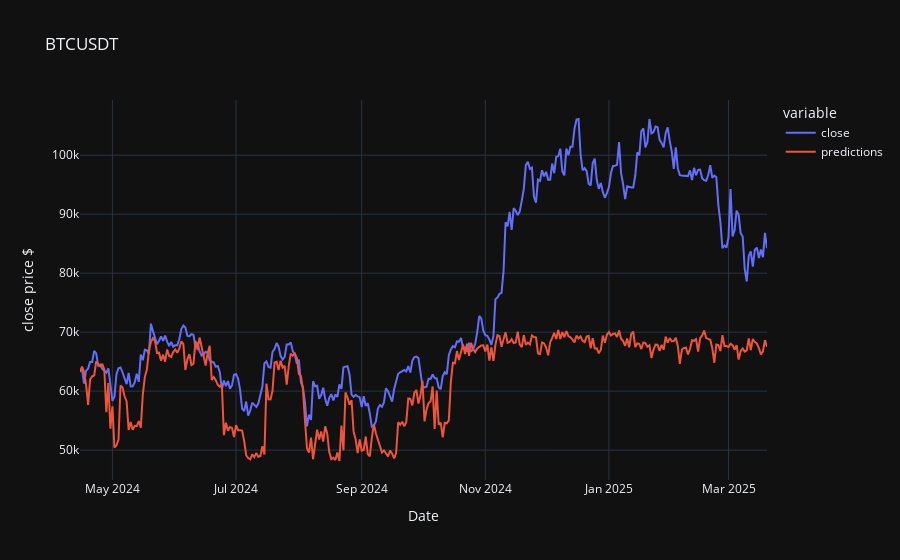

The notebook cell saved with this chart:
### Code cell
for coin in selected_coins:
    df_filename = coin.lower() + "_1d.csv"
    df = pd.read_csv("../backend/data/"+df_filename, parse_dates=True, index_col=0)
    # use the params trained from the initial model on BTC 5 year lagged close prices.
    xgboost_train_pipeline_full(coin, df, params)

### Figure 1 — Plotly figure (JSON) as saved in the notebook; plotly's stock layout.template omitted (floating-point values rounded to 4 significant figures; data arrays with more than 128 entries replaced by an {"elided": "..."} marker saying what was removed)
{"data": [{"hovertemplate": "variable=close<br>Date=%{x}<br>close price $=%{y}<extra></extra>", "legendgroup": "close", "line": {"color": "#636efa", "dash": "solid"}, "marker": {"symbol": "circle"}, "mode": "lines", "name": "close", "orientation": "v", "showlegend": true, "type": "scatter", "x": {"elided": "340 str values"}, "xaxis": "x", "y": {"elided": "340 float values"}, "yaxis": "y"}, {"hovertemplate": "variable=predictions<br>Date=%{x}<br>close price $=%{y}<extra></extra>", "legendgroup": "predictions", "line": {"color": "#EF553B", "dash": "solid"}, "marker": {"symbol": "circle"}, "mode": "lines", "name": "predictions", "orientation": "v", "showlegend": true, "type": "scatter", "x": {"elided": "340 str values"}, "xaxis": "x", "y": {"elided": "340 float values"}, "yaxis": "y"}], "layout": {"legend": {"title": {"text": "variable"}, "tracegroupgap": 0}, "title": {"text": "BTCUSDT"}, "xaxis": {"anchor": "y", "domain": [0, 1], "title": {"text": "Date"}}, "yaxis": {"anchor": "x", "domain": [0, 1], "title": {"text": "close price $"}}}}
